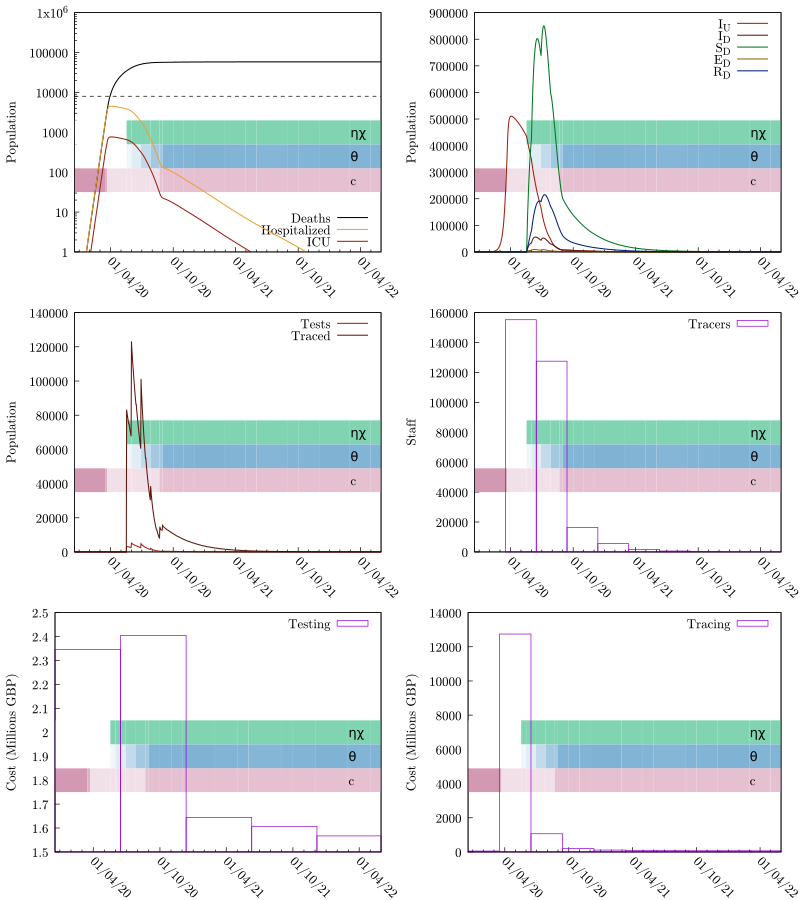

Source code (gnuplot):
set terminal pdfcairo color enhanced dashed font "cmr10,14" size 8,9
seed="ptti-scenario-4b-Trig"
set output sprintf("%s.pdf", seed)
set multiplot layout 3,2
odefile=sprintf("%s-out-0.tsv", seed)
ttfile=sprintf("%s-out-0-testtrace.tsv", seed)
trfile=sprintf("%s-out-0-trcosts.tsv", seed)
tefile=sprintf("%s-out-0-tecosts.tsv", seed)
etimesfile=sprintf("%s-events.gp", seed)

set tics nomirror
set ylabel 'Population'

set yrange [0:]

set style fill transparent solid 0.25 noborder

# Colors
color_SU = '#00aa55'
color_SD = '#007722'

color_EU = '#eba134'
color_ED = '#945e0f'

color_IU = '#9c210e'
color_ID = '#5e160b'

color_RU = '#0055aa'
color_RD = '#002277'

# These are from the economic model inputs
Hospitalized_Pct_Deaths=0.44
ICU_Fatality=0.59
ICU_Pct=0.17
IFR=0.008
Non_ICU_Fatality=0.36

HF = IFR*Hospitalized_Pct_Deaths/(ICU_Pct*ICU_Fatality+(1-ICU_Pct)*Non_ICU_Fatality)
ICUF = HF*ICU_Pct

set key bottom right
set xdata time
set timefmt "%Y-%m-%d %H:%M:%S"
set format x "%d/%m/%y"

load etimesfile

set xtics rotate by -45 3600*24*30*6

set yrange [1:1e6]
set log y

set arrow from graph 0, first 8000 to graph 1, first 8000 nohead lc 0 dt '--'
plot odefile u 1:(($9+$10)*IFR) w l lw 1.5 lc 0 ti "Deaths", "" u 1:(($7+$8)*HF) w l lw 1.5 lc rgb color_EU ti "Hospitalized", "" u 1:(($7+$8)*ICUF) w l lw 1.5 lc rgb color_IU ti "ICU"

unset log y
unset arrow

set autoscale y
set yrange [0:]
set key top right

# set y2tics 0.5
# set y2range [0:4]

plot odefile u 1:7 w l lw 1.5 lc rgb color_IU ti "I_U", odefile u 1:8 w l lw 1.5 lc rgb color_ID ti "I_D", \
     odefile u 1:4 w l lw 1.5 lc rgb color_SD ti "S_D", odefile u 1:6 w l lw 1.5 lc rgb color_ED ti "E_D", \
     odefile u 1:10 w l lw 1.5 lc rgb color_RD ti "R_D"#, odefile u 1:13 w l axis x1y2 lc 0 ti "R"


plot ttfile u 1:3 w l lw 1.5 lc rgb color_IU ti "Tests", ttfile u 1:4 w l lw 1.5 lc rgb color_ID ti "Traced"

unset log y
unset yrange
set autoscale y
set style fill empty

set ylabel "Staff"
plot trfile u 1:5 w boxes ti "Tracers"

set ylabel "Cost (Millions GBP)"
plot tefile u 1:($5/1000000) w boxes ti "Testing"
plot trfile u 1:($6/1000000) w boxes ti "Tracing"

unset multiplot
set output
